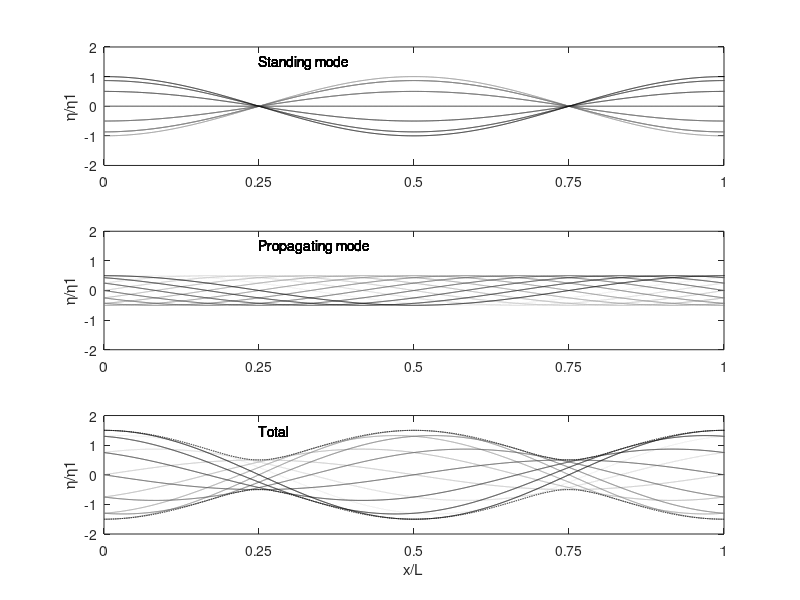
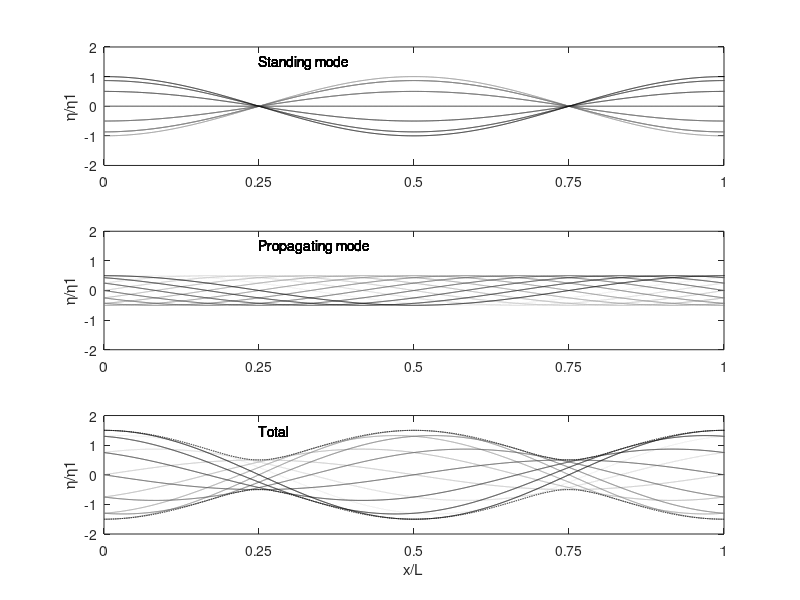
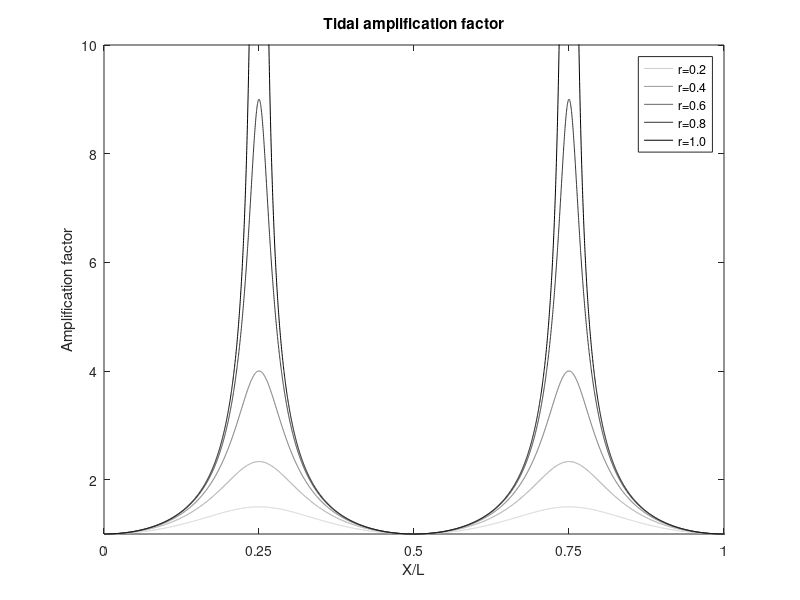
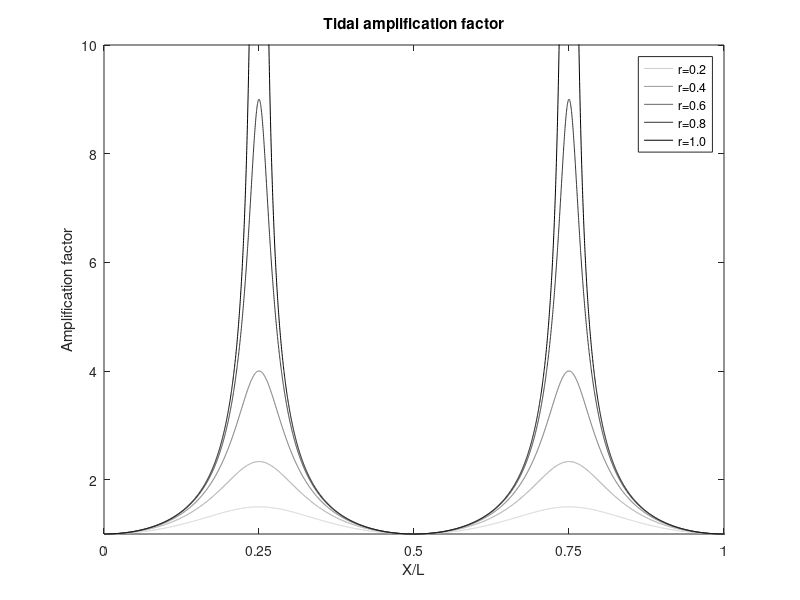

MATLAB code for these plots, in order:
eta1=1;eta2=.5;h=10;g=9.81;
T=12.5*3600;
omega=2*pi/T;
c=sqrt(g*h);
k=omega/c;
L=c*T
x=[0:100:round(2*L/100)*100];
r=eta2/eta1
etamp=eta1*sqrt((1-r)^2+4*r*(cos(k*x)).^2);
figure(1);clf;
for it=1:12;
   t=T/12*it;
   etas=2*eta2*cos(omega*t)*cos(k*x);
   etap=(eta1-eta2)*cos(omega*t-k*x);
   etat=etas+etap;
   subplot(311);axis([0 1 -2 2]);
   p1=plot(x/L,etas/eta1);hold on;
   set(p1,'Color',[(12-it)/12 (12-it)/12 (12-it)/12]);
   text(.25,1.5,'Standing mode');
   ylabel('\eta/\eta1');
   set(gca,'XTick',[0:0.25:1]);
   subplot(312);axis([0 1 -2 2]);
   p2=plot(x/L,etap/eta1);hold on;
   set(p2,'Color',[(12-it)/12 (12-it)/12 (12-it)/12]);
   text(.25,1.5,'Propagating mode');
   ylabel('\eta/\eta1');
   set(gca,'XTick',[0:0.25:1]);
   subplot(313);axis([0 1 -2 2]);
   p3=plot(x/L,etat/eta1);hold on;
   set(p3,'Color',[(12-it)/12 (12-it)/12 (12-it)/12]);
   text(.25,1.5,'Total');
   ylabel('\eta/\eta1');
   xlabel('x/L');
   set(gca,'XTick',[0:0.25:1]);
end
subplot(313);
plot(x/L,etamp,'--k',x/L,-etamp,'--k');
print('-deps2','resonance.eps')
print('-dpng','resonance.png')
figure(2);clf;
for i=2:2:10;
   r=i*.1;
   y=sqrt((1-r)^2+4*r)./sqrt((1-r)^2+4*r*(cos(k*x)).^2);
   p4=plot(x/L,y);hold on;
   ylabel('Amplification factor');
   xlabel('X/L');
   set(p4,'Color',[(10-i)/10 (10-i)/10 (10-i)/10]);
   axis([0 1 1 10]);
   set(gca,'XTick',[0:0.25:1]);
   title('Tidal amplification factor');
   legend ('r=0.2','r=0.4','r=0.6','r=0.8','r=1.0')
end
print('-deps2','amplification.eps')
print('-dpng','amplification.png')

